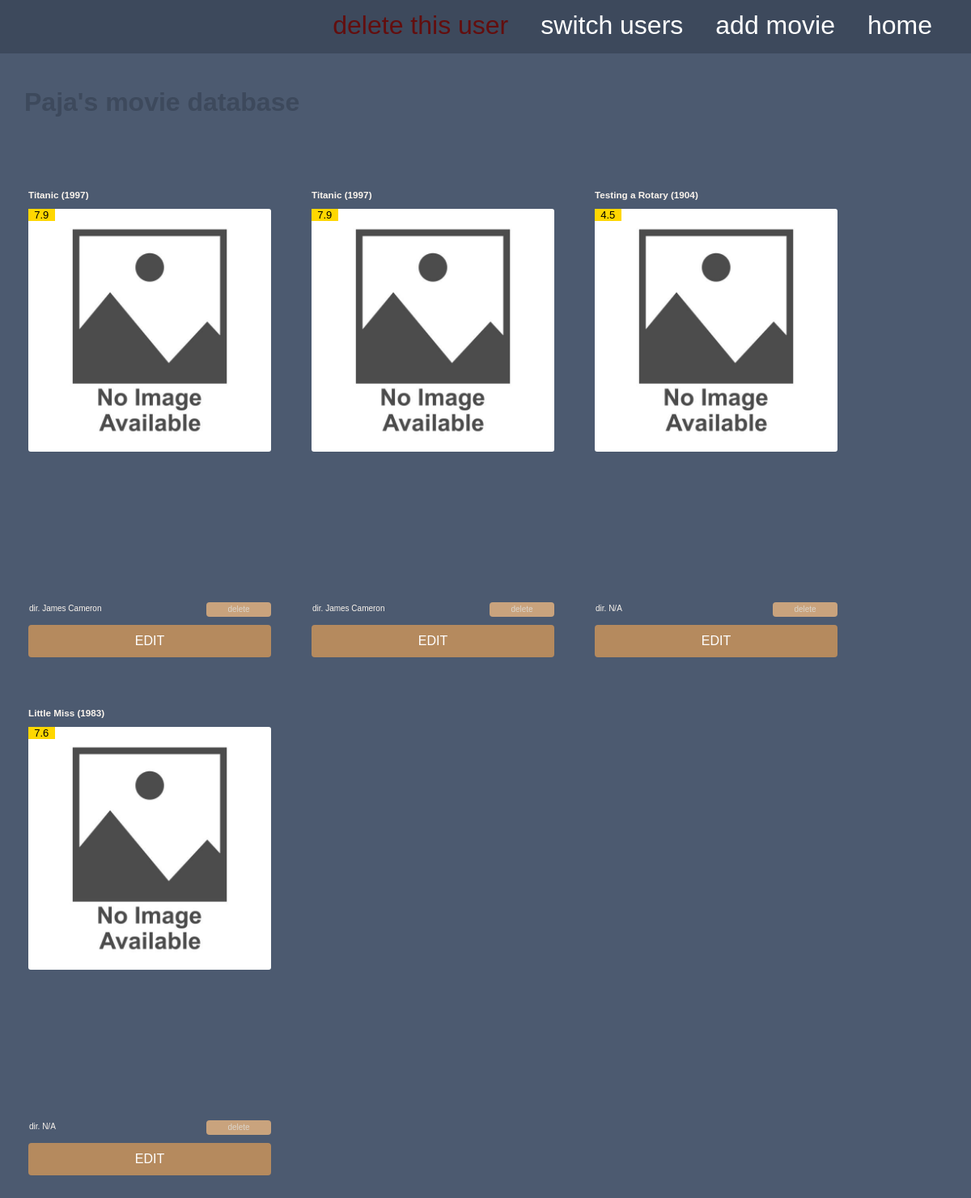
Before: /users/1 with the older database file.
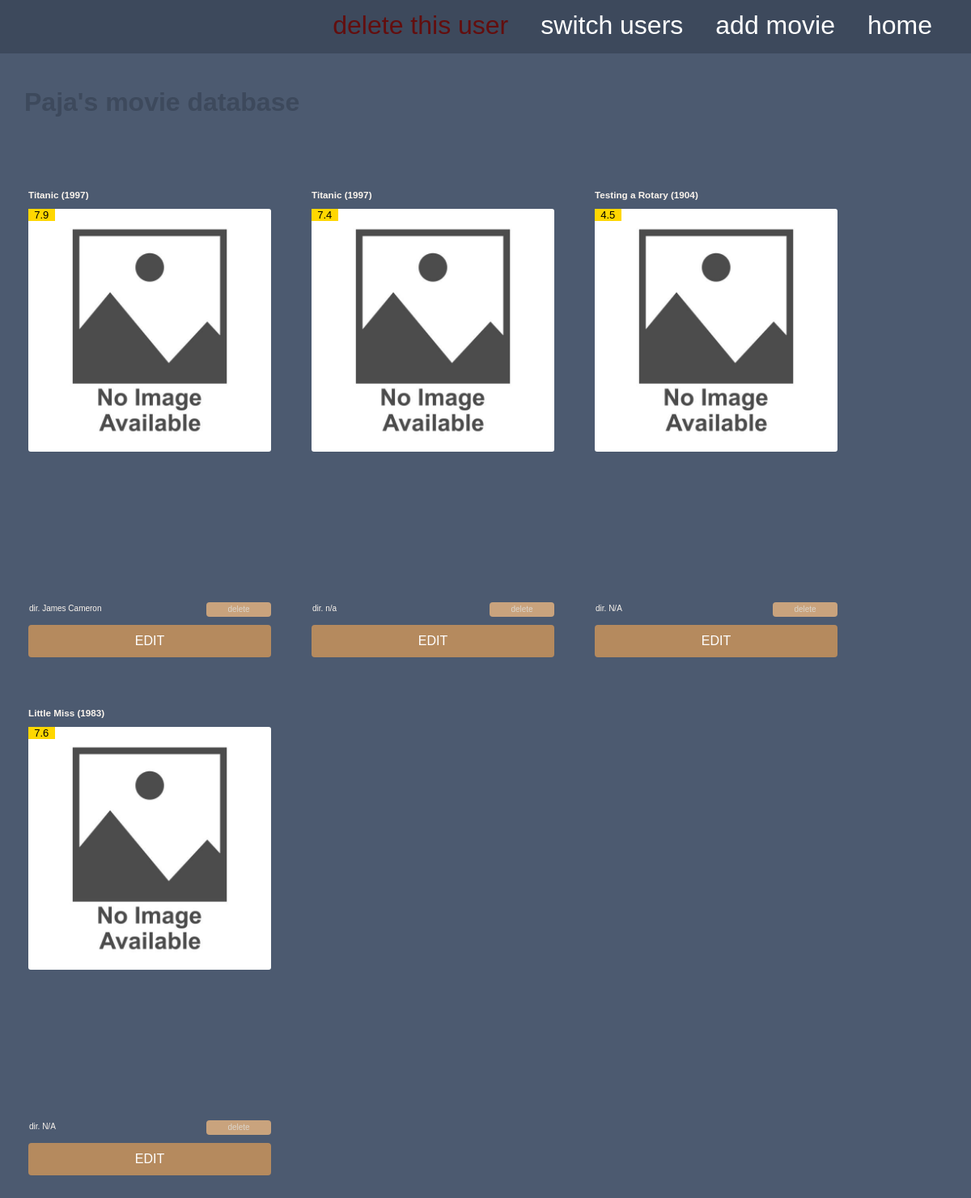
After: the same page with the newer database file.
### datamanager/sqlite_data_manager.py (models this page shows)
class Movie(Base):
    __tablename__ = 'movies'
    id = Column(Integer, primary_key=True, autoincrement=True)
    name = Column(String(120), nullable=False)
    director = Column(String(120), nullable=False)
    year = Column(Integer, nullable=False)
    rating = Column(Float, nullable=False)
    poster = Column(String(400), nullable=False)

### app.py (the view)
@app.route('/users/<user_id>')
def list_user_movies(user_id):
    popup = get_flashed_messages(with_categories=True)
    if not data_manager.user_id_exists(user_id):
        flash(f"Bad user id: {user_id}", "info")
        return redirect(url_for('list_users')), 302
    movies = data_manager.get_user_movies(user_id)
    user = data_manager.get_username_from_id(user_id)
    return render_template('user_page.html', user=user,
                           popup=popup, movies=movies, user_id=user_id), 200

### datamanager/sqlite_data_manager.py (called while the page is built)
    def get_user_movies(self, user_id: int) -> List[Type[Movie]]:
        movie_objects_list = self.db_session.query(Movie) \
            .join(UserMovie, Movie.id == UserMovie.movie_id) \
            .filter(UserMovie.user_id == literal(user_id)) \
            .all()
        return movie_objects_list

    def user_id_exists(self, user_id: int) -> bool:
        existing_user = self.db_session.query(User).filter_by(
            id=user_id).first()
        if existing_user:
            return True
        return False

    def get_username_from_id(self, user_id) -> String:
        user = self.db_session.query(User).filter(User.id == user_id).one()
        return cast(String, user.name)

### templates/user_page.html (shortened to what this page needs)
<!DOCTYPE html>
<html lang="en">
  <head>
    <link rel="stylesheet" href="{{ url_for('static', filename='style.css') }}">
  </head>
  <body>
    <nav class="navbar">
      <a href="/users/{{ user_id }}/delete_user/confirm" style="color: #630e0e;">delete this user</a>
      <a href="/users">switch users</a>
      <a href="/users/{{ user_id }}/add_movie">add movie</a>
      <a href="/users/{{ user_id }}">home</a>
    </nav>
    <div class="bulk_body">
      <p class="username_bold">{{ user }}'s movie database</p>
    </div>
    <div class="bulk_body">
      {% for movie in movies %}
       <div class="movie_repr">
          <div>
            {% if movie.year == 0 %}
              <h3 class="movie_header">{{ movie.name }} (n/a)</h3>
            {% else %}
              <h3 class="movie_header">{{ movie.name }} ({{ movie.year }})</h3>
            {% endif %}
            <div class="img-box">
              <img
                  src="{{ movie.poster }}"
                  alt="missing poster"
                  onerror="this.onerror=null; this.src='/static/missing_image.jpg';"
              />
              {% if movie.rating == 0.0 %}
                <p class="movie-rating">n/a</p>
              {% else %}
                <p class="movie-rating">{{ movie.rating }}</p>
              {% endif %}
            </div>
          </div>
          <div>
            <div class="movie_by">
              <p>dir. {{ movie.director }}</p>
              <form action="/users/{{ user_id }}/delete_movie/{{ movie.id }}/confirm" method="GET">
                <input style="color: #dbd5cc;" type="submit" value="delete">
              </form>
            </div>
            <form style="margin-top: 0;" action="/users/{{ user_id }}/update_movie/{{ movie.id }}" method="GET">
              <input type="submit" value="EDIT">
            </form>
          </div>
       </div>
      {% endfor %}
    </div>
  </body>
</html>

### static/style.css (style rules this page uses)
body { background-color: #4c5a70; font-family: Tahoma, Verdana, Segoe, sans-serif; margin: 0; color: #faf4ed; }
input { border: none; height: 20px; width: 300px; margin-top: 5px; }
input[type="submit"] { background-color: #b58a5e; color: #ffffff; padding: 10px 20px; border-radius: 4px; cursor: pointer; font-size: 16px; height: 40px; }
::placeholder { color: #dbd5cc; }
.bulk_body { display: flex; flex-wrap: wrap; padding: 10px; }
.movie_repr { width: 300px; height: 590px; margin: 25px; font-size: 10px; display: flex; flex-direction: column; justify-content: space-between; }
.username_bold { font-size: 2em; margin-left: 20px; color: #3d495c; font-weight: bold; }
.img-box { display: inline-block; position: relative; }
img { width: 300px; object-fit: cover; border-radius: 3px; }
.movie-rating { position: absolute; top: 0; left: 0; margin: 0; width: 2.5em; font-size: 1.3em; background-color: gold; color: black; text-align: center; }

Changed rows visible on the page:
changed Movie (number 2 of 4 on the later page): rating "7.9" → "7.4"; director "James Cameron" → "n/a"
